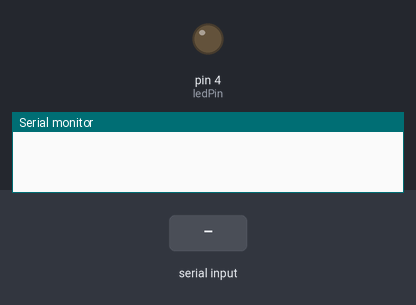
Bench run of a sketch on a simulated Arduino Uno, built with avr-gcc and run on an emulated ATmega328P. On the bench: output pins drawn as LEDs (lit = HIGH), the last lines printed to the serial monitor. The inputs (shaded band) are chosen by the test bench.

Above: at 1.2 s.
1.3 s: "1" received over Serial
At 2.5 s:
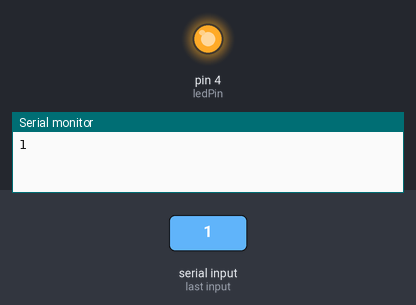
2.8 s: "0" received over Serial
At 3.7 s:
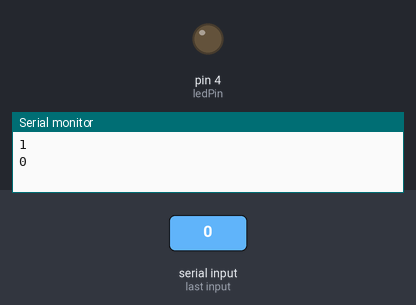
Timing chart, 0 to 5.8 s (numbered marks = the images above; inputs shaded):
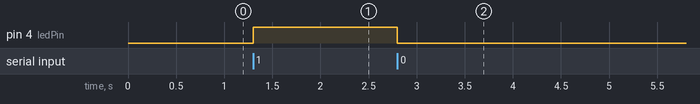

Measured:
- after the input at 1.3 s, pin 4 (ledPin): LOW → HIGH at once
- after the input at 2.8 s, pin 4 (ledPin): HIGH → LOW at once

The sketch:

Serial.ino
````cpp
/**
 * Простой пример коммуникации между сишной прогой и ардуинкой.
 *
 * Используется либа LibSerial, которую нужно сперва установить.
 *
 * ```sh
 * sudo apt-get install libserial-dev
 * ```
 */

int ledPin = 4;
char incomingByte;

/**
 *
 */
void setup()
{
    Serial.begin(9600);
    pinMode(ledPin, OUTPUT);
}

/**
 *
 */
void loop()
{
    if (Serial.available() > 0) {  //если есть доступные данные

        incomingByte = Serial.read();

        Serial.println(incomingByte);

        if (incomingByte == '1') {
            digitalWrite(ledPin, HIGH);
        } else if (incomingByte == '0') {
            digitalWrite(ledPin, LOW);
        }
    }
}
````
